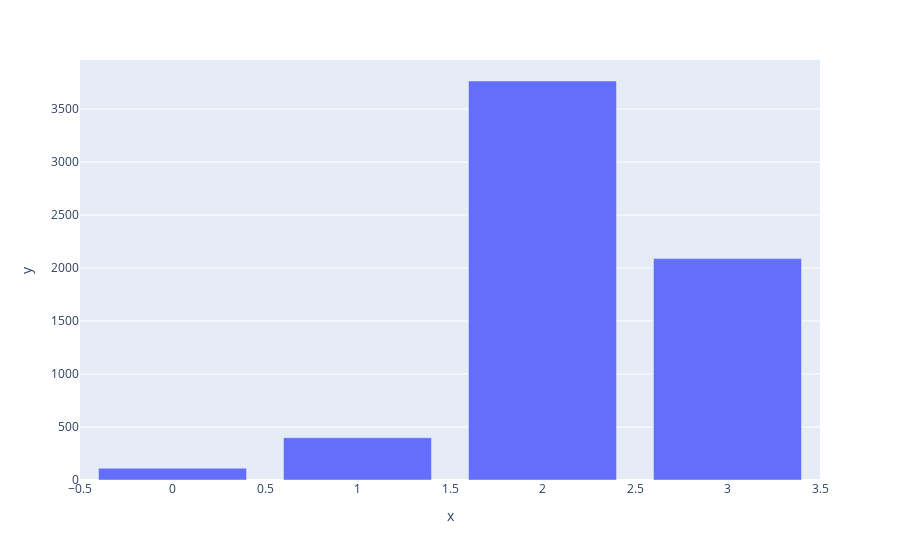

Write notebook code for a chart like this one.
### Code cell
px.bar(x=train['Sentiment'].value_counts().index,y=train['Sentiment'].value_counts())

### Figure 1 — Plotly figure (JSON) as saved in the notebook; plotly's stock layout.template omitted (floating-point values rounded to 4 significant figures)
{"data": [{"alignmentgroup": "True", "hovertemplate": "x=%{x}<br>y=%{y}<extra></extra>", "legendgroup": "", "marker": {"color": "#636efa"}, "name": "", "offsetgroup": "", "orientation": "v", "showlegend": false, "textposition": "auto", "type": "bar", "x": [2, 3, 1, 0], "xaxis": "x", "y": [3765, 2089, 399, 111], "yaxis": "y"}], "layout": {"barmode": "relative", "legend": {"tracegroupgap": 0}, "margin": {"t": 60}, "xaxis": {"anchor": "y", "domain": [0, 1], "title": {"text": "x"}}, "yaxis": {"anchor": "x", "domain": [0, 1], "title": {"text": "y"}}}}
